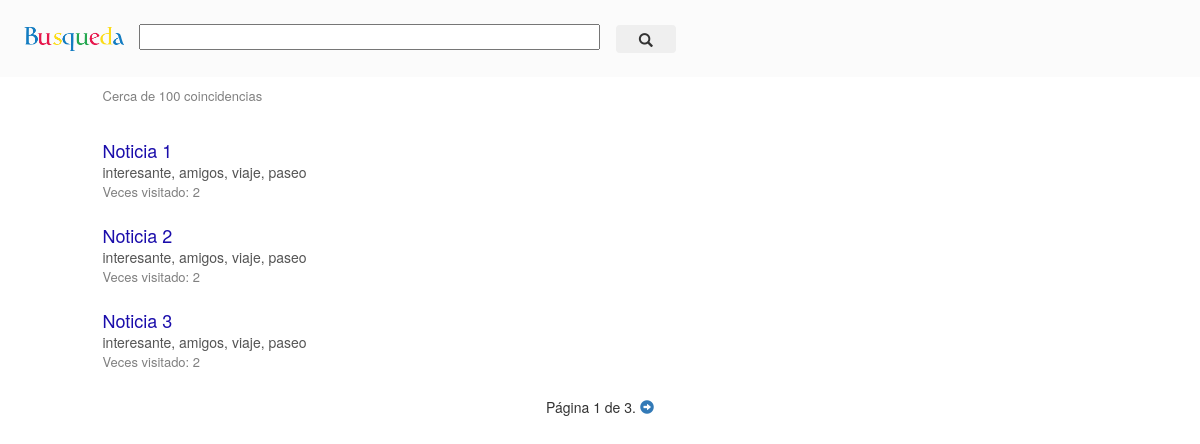
The app's page /main/buscador/ with its own data.
### buscador/models.py (models this page shows)
class Info(models.Model):
	titulo = models.CharField(max_length=200)
	tags = models.CharField(max_length=180)

### buscador/views.py (the view)
# urls.py: url(r'^main/', include('buscador.urls')),
def buscador(request):
	titulo ="buscador"
	nro_resultados = 100
	infos = Info.objects.all()
	paginator = Paginator(infos, 3)
	page = request.GET.get('page')
	try:
		infos = paginator.page(page)
	except PageNotAnInteger:
		infos = paginator.page(1)
	except EmptyPage:
		infos = paginator.page(paginator.num_pages)
	context = RequestContext(request, {
		'infos': infos,
		'titulo':titulo,
		'nro_resul' : nro_resultados,
	})
	return render(request, 'buscador/buscador.html',context)

### buscador/templates/buscador/buscador.html (shortened to what this page needs)
{% extends 'buscador/base.html' %}
{% load staticfiles %}
{% block content %}
<div class="row">
	<div class="col-lg-12 col-md-12 col-sm-12 col-xs-12">
		<div class="barra-busq">
			<img src="{% static 'images/busqueda_logo.png' %}">
			<input type="text" class=" ingreso2">
			<button class="btn btn-busq2" type="submit"> <i class="glyphicon glyphicon-search"></i> </button>
		</div>
	</div>
	<div class="col-md-offset-1 col-sm-offset-1 col-xs-offset-0 col-md-10 col-sm-10 col-xs-12 contenido">
		<div class="cant-resultados">
			<p> Cerca de {{ nro_resul }} coincidencias</p>
		</div>
		{% for inf in infos %}
		<div class="resultado">
			<a href="">
				<h4>{{inf.titulo}}</h4>
			</a>
			<p>{{inf.tags}}</p>
			<div class="visitas">
				Veces visitado: 2
			</div>
		</div>
		{% endfor %}
	</div>
	<div class="col-md-12 col-sm-12 col-xs-12">
		<div class="" align="center">
			<span class="step-links">
				<span class="current">
					Página {{ infos.number }} de {{ infos.paginator.num_pages }}.
				</span>
				{% if infos.has_next %}
				<a href="?page={{ infos.next_page_number }}"><i class="glyphicon glyphicon-circle-arrow-right"></i></a>
				{% endif %}
			</span>
		</div>
	</div>
</div>
{% endblock %}

### buscador/static/buscador/estilos.css (style rules this page uses)
.barra-busq { background-color: #FBFBFB; padding: 2% 2% 2% 2%; }
.barra-busq img { width: 100px; }
.ingreso2 { margin-right: 1%; margin-left: 1%; width: 40%; }
.btn-busq2 { width: 60px; }
.cant-resultados { padding-top: 1%; padding-bottom: 1.5%; color: #808080; font-size: small; }
.resultado { margin-bottom: 25px; }
.resultado h4 { margin-bottom: 1px; color: #1a0dab; }
.resultado p { color: #545454; margin-bottom: 1px; }
.visitas { color: #808080; font-size: small; }

### records on screen
Info: titulo "Noticia 1", tags "interesante, amigos, viaje, paseo"
Info: titulo "Noticia 2", tags "interesante, amigos, viaje, paseo"
Info: titulo "Noticia 3", tags "interesante, amigos, viaje, paseo"

### other values on screen
{{ nro_resul }} "100"
{{ infos.number }} "1"
{{ infos.paginator.num_pages }} "3"
